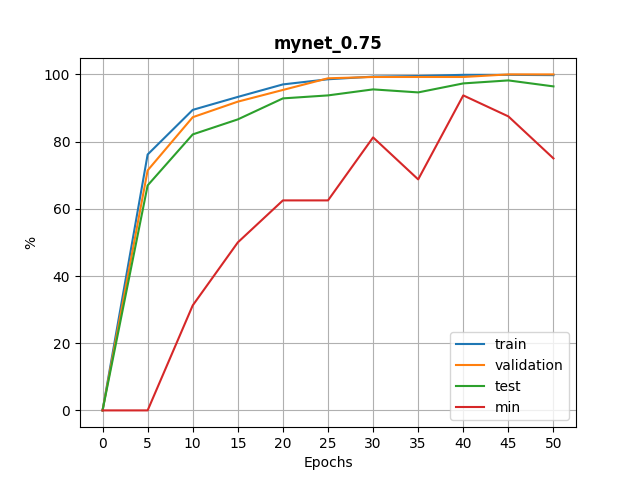
#> input picture error/mynet_0.75.png, 640 x 480 px
$ python gradient.py ../error/mynet_0.75.png
#> lines starting #> are read from the running program, lines starting #| are printed output that depends on the picture
import numpy as np
import matplotlib.pylab as plt
import cv2
import sys

try:
    img = cv2.imread(sys.argv[1],0)
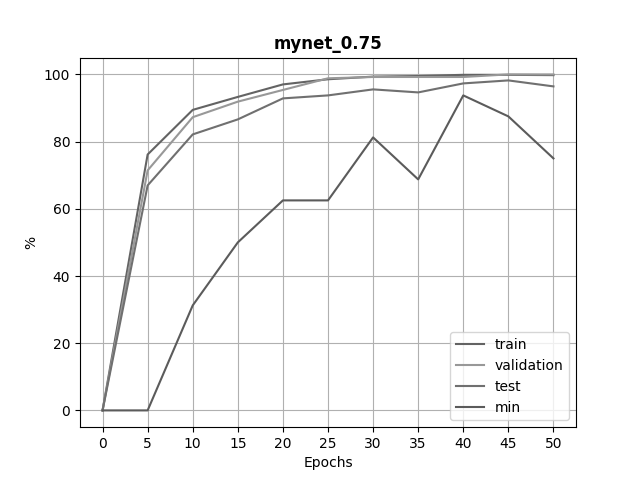
#> img: shape (480, 640); min 0, max 255, mean 247.3
except:
    exit("ERROR: An image is needed!")

# compute gradient of image
gx, gy = np.gradient(img)
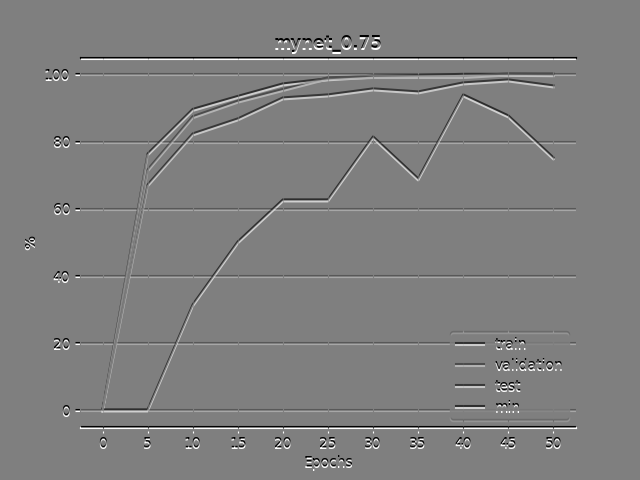
#> gx: shape (480, 640) float64; min -127.5, max 127.5, mean 0; drawn with min black and max white
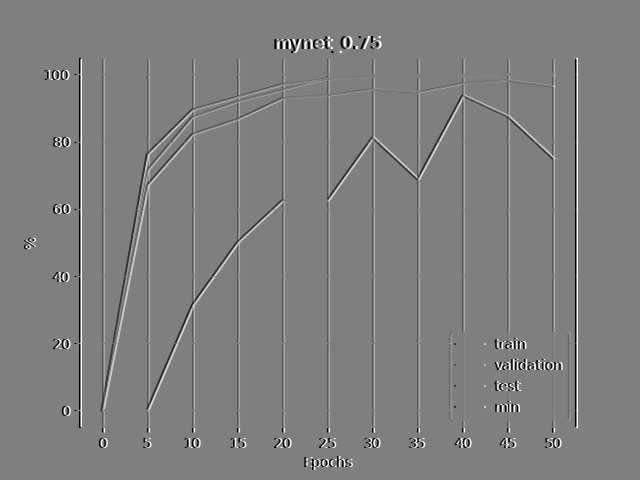
#> gy: shape (480, 640) float64; min -127.5, max 127.5, mean 0; drawn with min black and max white
print("gx =", gx)
#> (printed output is left out)
print("gy =", gy)
#> (printed output is left out)

# color map
cmap = 'jet'

# plotting
plt.close("all")
plt.figure()
plt.suptitle("Image, and it gradient along each axis")
ax = plt.subplot("221")
ax.axis("off")
ax.imshow(img,cmap=cmap)
ax.set_title("image")

ax = plt.subplot("222")
ax.axis("off")
ax.imshow(gx,cmap=cmap)
ax.set_title("gx")

ax = plt.subplot("223")
ax.axis("off")
ax.imshow(gy,cmap=cmap)
ax.set_title("gy")

ax = plt.subplot("224")
plt.hist(img.ravel(),256,[0,256])
ax.set_title("histogram")
plt.show()
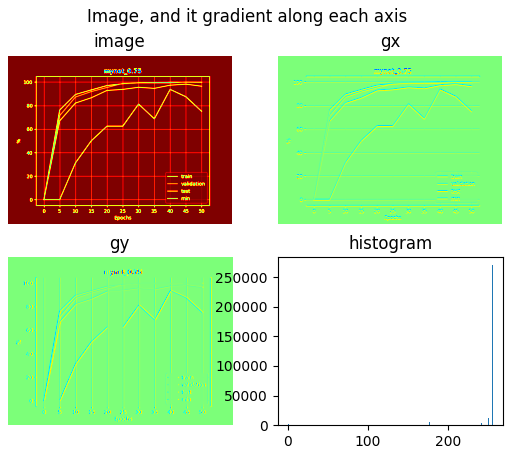
#> figure drawn by matplotlib, 4 panels; panel 4: tallest bar 270245 high, from x = 255 to 256
